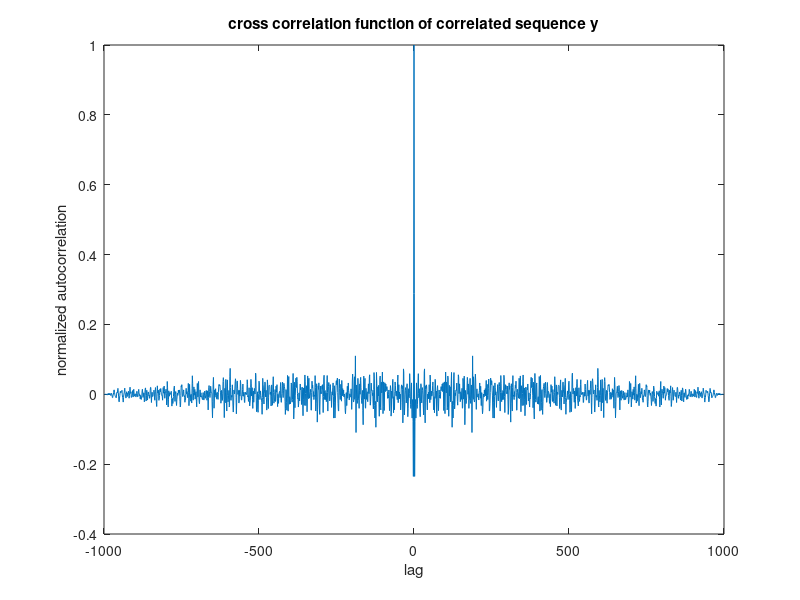

The MATLAB source for this figure:
% telecommunications lab 2, task 5

N = 1000; % array length
a0 = 1; % coefficient a0
a1 = 0.5;
a2 = -0.3;

% generate normally distributed random numbers for x
x = randn(1,N);

% form correlated sequence y
y = zeros(1,N);
for i = 3:N
    y(i) = a0 * x(i) + a1 * x(i-1) + a2 * x(i-2);
end 

% calculte cross correlation function of y
[acor, lag] = xcorr(y);

% find index of zero delay
zero_delay_index = find(lag == 0);

% normalize cross correlation function
acor_normalized = acor / acor(zero_delay_index);

% plot cross correlation function
figure;
plot(lag, acor_normalized);
title('cross correlation function of correlated sequence y');
xlabel('lag');
ylabel('normalized autocorrelation');

